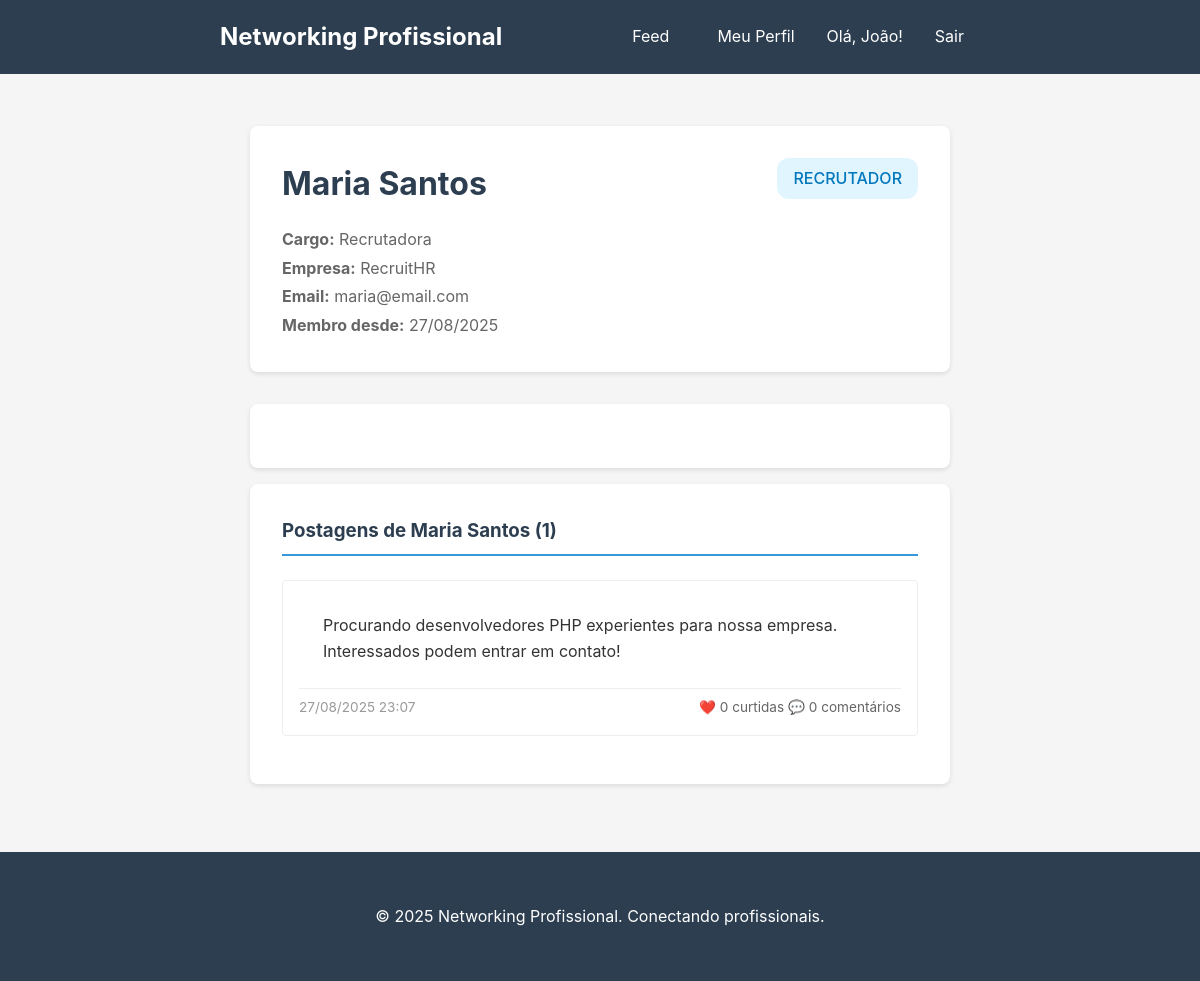
The page /perfil.php?id=2 (signed in) on the database its author committed.
### tables this page shows
CREATE TABLE IF NOT EXISTS users (
    id INT AUTO_INCREMENT PRIMARY KEY,
    nome VARCHAR(100) NOT NULL,
    sobrenome VARCHAR(100) NOT NULL,
    email VARCHAR(100) UNIQUE NOT NULL,
    senha VARCHAR(255) NOT NULL,
    empresa VARCHAR(100),
    cargo VARCHAR(100),
    status_tag ENUM('disponivel_contato', 'procurando_oportunidades', 'recrutador', 'empregado') NOT NULL,
    created_at TIMESTAMP DEFAULT CURRENT_TIMESTAMP
);

CREATE TABLE IF NOT EXISTS posts (
    id INT AUTO_INCREMENT PRIMARY KEY,
    user_id INT NOT NULL,
    conteudo TEXT NOT NULL,
    created_at TIMESTAMP DEFAULT CURRENT_TIMESTAMP,
    FOREIGN KEY (user_id) REFERENCES users(id) ON DELETE CASCADE
);

### perfil.php (the view, shortened to what this page needs)
<?php
require_once 'config/database.php';
$profile_user_id = isset($_GET['id']) ? (int)$_GET['id'] : $_SESSION['user_id'];
$stmt = $pdo->prepare("SELECT * FROM users WHERE id = ?");
$stmt->execute([$profile_user_id]);
$user = $stmt->fetch();
$posts_stmt = $pdo->prepare("
    SELECT p.*,
           COUNT(DISTINCT l.id) as likes_count,
           COUNT(DISTINCT c.id) as comments_count
    FROM posts p
    LEFT JOIN likes l ON p.id = l.post_id
    LEFT JOIN comments c ON p.id = c.post_id
    WHERE p.user_id = ?
    GROUP BY p.id, p.user_id, p.conteudo, p.created_at
    ORDER BY p.created_at DESC
");
$posts_stmt->execute([$profile_user_id]);
$user_posts = $posts_stmt->fetchAll();
$is_own_profile = ($profile_user_id == $_SESSION['user_id']);
?>
<!DOCTYPE html>
<html lang="pt-BR">
<head>
    <link rel="stylesheet" href="style.css">
</head>
<body>
    <?php include 'includes/header.php'; ?>
    <div class="container">
        <div class="profile-container">
            <div class="profile-header">
                <div class="profile-info">
                    <h1><?php echo htmlspecialchars($user['nome'] . ' ' . ($user['sobrenome'] ?? '')); ?></h1>
                    <p class="profile-details">
                        <?php if ($user['cargo']): ?>
                            <strong>Cargo:</strong> <?php echo htmlspecialchars($user['cargo']); ?>
                        <?php endif; ?>
                        <?php if ($user['empresa']): ?>
                            <br><strong>Empresa:</strong> <?php echo htmlspecialchars($user['empresa']); ?>
                        <?php endif; ?>
                        <br><strong>Email:</strong> <?php echo htmlspecialchars($user['email']); ?>
                        <br><strong>Membro desde:</strong> <?php echo date('d/m/Y', strtotime($user['created_at'])); ?>
                    </p>
                </div>
                <div class="status-badge">
                    <span class="status-tag large <?php echo $user['status_tag']; ?>">
                        <?php
                            if ($user['status_tag'] == 'disponivel_contato') {
                                echo 'Disponível para contato';
                            } elseif ($user['status_tag'] == 'recrutador') {
                                echo 'Recrutador';
                            } else {
                                echo 'Indisponível';
                            }
                        ?>
                    </span>
                </div>
            </div>
            <div class="profile-content">
            </div>
            <div class="posts-content">
                <div class="posts-section">
                    <h3>
                        <?php echo $is_own_profile ? 'Suas Postagens' : 'Postagens de ' . htmlspecialchars($user['nome'] . ' ' . ($user['sobrenome'] ?? '')); ?>
                        (<?php echo count($user_posts); ?>)
                    </h3>
                    <?php if (empty($user_posts)): ?>
                        <div class="empty-state">
                            <p>
                                <?php echo $is_own_profile ? 'Você ainda não fez nenhuma postagem.' : 'Este usuário ainda não fez postagens.'; ?>
                            </p>
                            <?php if ($is_own_profile): ?>
                                <a href="feed.php" class="btn-primary">Criar primeira postagem</a>
                            <?php endif; ?>
                        </div>
                    <?php else: ?>
                        <div class="posts-history">
                            <?php foreach ($user_posts as $post): ?>
                                <a href="feed.php#post-<?php echo $post['id']; ?>" class="post-summary-link">
                                    <div class="post-summary">
                                        <div class="post-content">
                                            <p><?php echo nl2br(htmlspecialchars(substr($post['conteudo'], 0, 200))); ?>
                                            </p>
                                        </div>
                                        <div class="post-meta">
                                            <span class="post-date"><?php echo date('d/m/Y H:i', strtotime($post['created_at'])); ?></span>
                                            <span class="post-stats">
                                                ❤️ <?php echo $post['likes_count']; ?> curtidas
                                                💬 <?php echo $post['comments_count']; ?> comentários
                                            </span>
                                        </div>
                                    </div>
                                </a>
                            <?php endforeach; ?>
                        </div>
                    <?php endif; ?>
                </div>
            </div>
        </div>
    </div>
    <?php include 'includes/footer.php'; ?>
</body>
</html>

### includes/header.php (shortened to what this page needs)
<?php
$current_user = null;
if (isset($_SESSION['user_id'])) {
    require_once __DIR__ . '/../config/database.php';
    $stmt = $pdo->prepare("SELECT nome FROM users WHERE id = ?");
    $stmt->execute([$_SESSION['user_id']]);
    $current_user = $stmt->fetch();
}
?>
<header class="header">
    <div class="header-content">
        <h2>Networking Profissional</h2>
        <?php if ($current_user): ?>
            <nav class="nav-links">
                <a href="feed.php">Feed</a>
                <a href="perfil.php">Meu Perfil</a>
                <span>Olá, <?php echo htmlspecialchars($current_user['nome']); ?>!</span>
                <a href="auth/logout.php">Sair</a>
            </nav>
        <?php endif; ?>
    </div>
</header>

### style.css (style rules this page uses)
* { margin: 0; padding: 0; box-sizing: border-box; }
body { font-family: -apple-system, BlinkMacSystemFont, 'Segoe UI', Roboto, Oxygen, Ubuntu, Cantarell, sans-serif; line-height: 1.6; color: #333; background-color: #f5f5f5; }
.container { max-width: 800px; margin: 0 auto; padding: 20px; }
.header { background: #2c3e50; color: white; padding: 1rem 0; margin-bottom: 2rem; }
.header-content { display: flex; justify-content: space-between; align-items: center; max-width: 800px; margin: 0 auto; padding: 0 20px; }
.header h2 { margin: 0; }
.nav-links { display: flex; gap: 1rem; align-items: center; }
.nav-links a { color: white; text-decoration: none; padding: 0.5rem 1rem; border-radius: 4px; transition: background-color 0.3s; }
.status-tag { display: inline-block; padding: 0.25rem 0.5rem; border-radius: 12px; font-size: 0.8rem; font-weight: 500; text-transform: uppercase; }
.status-tag.recrutador { background: #e1f5fe; color: #0277bd; }
.status-tag.large { padding: 0.5rem 1rem; font-size: 1rem; }
.post-date { color: #999; font-size: 0.85rem; }
.post-content { padding: 1rem 1.5rem; }
.post-content p { margin: 0; white-space: pre-line; }
.profile-container { max-width: 700px; margin: 0 auto; }
.posts-content { background: white; border-radius: 8px; box-shadow: 0 2px 5px rgba(0, 0, 0, 0.1); padding: 2rem; margin-top: 1rem; }
.profile-header { background: white; padding: 2rem; border-radius: 8px; box-shadow: 0 2px 5px rgba(0, 0, 0, 0.1); margin-bottom: 2rem; display: flex; justify-content: space-between; align-items: flex-start; }
.profile-info h1 { margin: 0 0 1rem 0; color: #2c3e50; }
.profile-details { color: #666; line-height: 1.8; }
.status-badge { text-align: right; }
.profile-content { background: white; border-radius: 8px; box-shadow: 0 2px 5px rgba(0, 0, 0, 0.1); padding: 2rem; }
.post-summary-link { text-decoration: none; color: inherit; display: block; transition: background-color 0.2s; }
.posts-section h3 { margin-bottom: 1.5rem; color: #2c3e50; border-bottom: 2px solid #3498db; padding-bottom: 0.5rem; }
.posts-history { space-y: 1rem; }
.post-summary { padding: 1rem; border: 1px solid #eee; border-radius: 4px; margin-bottom: 1rem; cursor: pointer; transition: all 0.2s; }
.post-summary .post-content p { margin-bottom: 0.5rem; }
.post-meta { display: flex; justify-content: space-between; align-items: center; color: #666; font-size: 0.85rem; border-top: 1px solid #eee; padding-top: 0.5rem; }
.post-stats { display: flex; gap: 1rem; }

### rows shown on the page
users: nome "João"
users: nome+sobrenome "Maria Santos", cargo "Recrutadora", empresa "RecruitHR", email "maria@email.com", created_at "27/08/2025"
posts: conteudo "Procurando desenvolvedores PHP experientes para nossa empresa. Interessados podem entrar em contato!", created_at "27/08/2025 23:07", likes_count "0", comments_count "0"

### other values the page prints
count($user_posts) "1"
